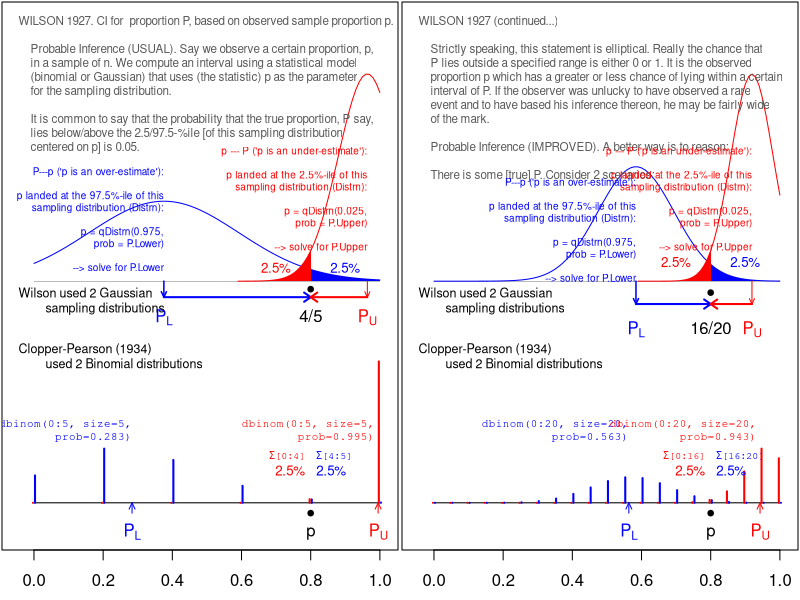

Recreate this plot in R.
wilsonCP=TRUE

if(wilsonCP){
  
  
  nn=c(5,20); yy=c(4,16)
  
  par(mfrow=c(1,2),mar = c(2.5,0.1,0.1,0.1) )
  
  for(J in 1:2){
    
    y=yy[J] ; n=nn[J]
    
    p.O=y/n
    z=1.96
    ( p.L = round((p.O + z^2/(2*n) - 1.96*sqrt(p.O*(1-p.O)/n +z^2/(4*n^2))) / ( 1+ z^2/n),6 ))
    
    p.L + 1.96 * sqrt(p.L*(1-p.L)/n) 
    
    ( p.U = round((p.O + z^2/(2*n) + 1.96*sqrt(p.O*(1-p.O)/n +z^2/(4*n^2))) / ( 1+ z^2/n),4 ))
    
    p.U - 1.96 * sqrt(p.U*(1-p.U)/n)
    
    pi=seq(0,1,0.01)
    Y = max(dnorm(pi,mean=p.U,
                  sd=sqrt(p.U*(1-p.U)/n) )
    )
    
    YLIM=c(-1.2,1.25)*Y           
    # blue
    
    SE = sqrt(p.L*(1-p.L)/n)
    h=dnorm(pi,mean=p.L,sd=SE)
    H = max(h)
    
    plot(c(0,1),c(0,5),col="white",
         ylim=YLIM,xlim=c(-0.05,1.01),
         yaxt="n")
    points(p.O,-0.1*H,cex=0.75,pch=19)
    segments(0,0,1,0,lwd=0.25)
    arrows(p.L,0,
           p.L,-0.2*max(h),length=0.06,
           angle=25,col="blue",lwd=1.5)
    text(p.L,-0.35*max(h),
         expression(P[L]),
         adj=c(0.5,1),col="blue")
    txt="4/5" ; if(J==2) txt="16/20"
    text(p.O,-0.35*max(h),txt,adj=c(0.5,1))
    #text(p.L,-0.22*max(h),"0.376",adj=c(0.5,1),col="blue")
    
    lines(pi,h,col="blue")
    #segments(p.L,   0.6*max(h),
    #         p.L+SE,0.6*max(h),col="blue")
    #text(p.L + SE/2,0.6*max(h),
    #expression( paste("SE = ",sqrt(over(0.376(1-0.376),5)) ) ),
    #adj=c(0.5,1.25),col="blue",cex=0.75)
    
    arrows(p.L,  -0.2*max(h),
           p.O,  -0.2*max(h),col="blue",
           length=0.08,angle=35,lwd=2)
    #text( (p.L + p.O)/2,-0.13*max(h),
    #"1.96 x SE",adj=c(0.5,1),col="blue")
    
    tail=seq(p.O,1,length.out=50)
    h=dnorm(tail,mean=p.L,sd=SE)
    polygon(c(p.O,tail,1),c(0,h,0),col="blue", border=NA)
    
    # red
    
    SE.U = sqrt(p.U*(1-p.U)/n)
    
    arrows(p.U,0,
           p.U,-0.2*H,length=0.06,angle=25,col="red")
    text(p.U,-0.35*H,
         expression(P[U]),
         adj=c(0.5,1),col="red")
    #text(p.U,-0.22*H,"0.864",adj=c(0.5,1),col="red")
    
    h = dnorm(pi,mean=p.U,sd=SE.U)
    HH= max(h)
    lines(pi[60:101], h[60:101],col="red")
    
    #segments(p.U,     0.6*max(h),
    #        p.U-SE.U,0.6*max(h),col="red")
    #text(p.U,0.58*max(h),
    #expression( paste("SE = ",sqrt(over(0.864(1-0.864),5)) ) ),adj=c(1,1),col="red",cex=0.65)
    
    tail=seq(0.6,p.O,length.out=50)
    h=dnorm(tail,mean=p.U,sd=SE.U)
    polygon(c(0.6,tail,p.O),c(0,h,0),col="red", border=NA)
    
    arrows(p.U,  -0.2*H,
           p.O,  -0.2*H,col="red",
           length=0.08,angle=35,lwd=2)
    #text( (p.U + p.O)/2,-0.13*H,
    #"1.96 x SE",adj=c(0.5,1),col="red",cex=0.75)
    
    text(0.7,H/6,"2.5%",col="red",cex=0.8)
    #segments(0.7,H/8 , p.O,0,col="red")
    
    text(0.9,H/6,"2.5%",col="blue",cex=0.8)
    #segments(0.9,H/8 , p.O,0,col="blue")
    
    txt="WILSON 1927. CI for  proportion P, based on observed sample proportion p.
    
    Probable Inference (USUAL). Say we observe a certain proportion, p, 
    in a sample of n. We compute an interval using a statistical model
    (binomial or Gaussian) that uses (the statistic) p as the parameter
    for the sampling distribution.
    
    It is common to say that the probability that the true proportion, P say,
    lies below/above the 2.5/97.5-%ile [of this sampling distribution 
    centered on p] is 0.05."
    
    if(J==2)
      txt="WILSON 1927 (continued...)
    
    Strictly speaking, this statement is elliptical. Really the chance that
    P lies outside a specified range is either 0 or 1. It is the observed
    proportion p which has a greater or less chance of lying within a certain
    interval of P. If the observer was unlucky to have observed a rare 
    event and to have based his inference thereon, he may be fairly wide
    of the mark.
    
    Probable Inference (IMPROVED). A better way is to reason:
    
    There is some [true] P. Consider 2 scenarios:"
    
    
    text(-0.045,1.28*Y,txt,cex=0.7, 
         adj=c(0,1), col="grey35" )
    
    text(p.U,0.65*HH,
         "p --- P ('p is an under-estimate'):
         
         p landed at the 2.5%-ile of this
         sampling distribution (Distrn):
         
         p = qDistrn(0.025,
         prob = P.Upper)
         
         --> solve for P.Upper",
         cex=0.6, adj=c(1,1),col="red" )
    
    text(p.L,(0.55-(J==2)/20)*HH,
         "P---p ('p is an over-estimate'):
         
         p landed at the 97.5%-ile of this
         sampling distribution (Distrn):
         
         p = qDistrn(0.975,
         prob = P.Lower)
         
         --> solve for P.Lower",
         cex=0.6, adj=c(1,1),col="blue" )
    
    text(-0.045,-0.03*HH,
         "Wilson used 2 Gaussian
         sampling distributions",
         cex=0.75, adj=c(0,1))
    
    text(-0.045,-0.3*HH,
         "Clopper-Pearson (1934)
         used 2 Binomial distributions",
         cex=0.75, adj=c(0,1))
    
    yo=-1.07*Y; dy=0.7*Y ; dx=0.003
    
    binom.test(16,20)
    if(J==1) {P.L=0.2835821 ; P.U=0.9949492}
    if(J==2) {P.L=0.563386  ; P.U=0.942666}
    
    segments(0,yo,1,yo)
    
    text(p.O,yo-0.10*Y,"p",adj=c(0.5,1))
    arrows(P.L,yo-0.05*Y,P.L,yo,
           col="blue", length=0.07,angle=25)
    text(P.L,yo-0.10*Y,expression(P[L]),
         adj=c(0.5,1),col="blue")
    h= dy*dbinom(0:n,n,P.L)
    segments((0:n)/n +dx, yo,
             (0:n)/n +dx, yo+h,
             col="blue",lwd=2)
    txt=
      "dbinom(0:5, size=5,
    prob=0.283)"
    if(J==2) txt=
      "dbinom(0:20, size=20,
    prob=0.563)"
    
    Yy = yo+0.4*Y
    
    text(P.L,Yy,txt,
         col="blue",adj=c(1,1),cex=0.65,family="mono")
    
    txt=expression(paste(Sigma,"[4:5]"))
    if(J==2)txt=expression(paste(Sigma,"[16:20]"))
    
    Yy = yo+0.25*Y
    
    text(p.O*1.02,Yy,txt,
         col="blue",adj=c(0,1),cex=0.6,family="mono")
    
    
    arrows(P.U,yo-0.05*Y,P.U,yo,
           col="red", length=0.07,angle=25)
    text(P.U,yo-0.10*Y,expression(P[U]),
         adj=c(0.5,1),col="red")
    
    h= dy*dbinom(0:n,n,P.U)
    segments((0:n)/n -dx , yo,
             (0:n)/n -dx,  yo+h,
             col="red",lwd=2)
    
    txt=
      expression(paste(Sigma,"[0:4]"))
    if(J==2) txt=
      expression(paste(Sigma,"[0:16]"))
    
    Yy = yo+0.25*Y
    
    text(0.98*p.O,Yy,txt,
         col="red",adj=c(1,1),family="mono",cex=0.6)
    
    txt=
      "dbinom(0:5, size=5,
prob=0.995)"
    if(J==2) txt=
      "dbinom(0:20, size=20,
prob=0.943)"
    
    Yy = yo+0.4*Y
    
    text(0.99*P.U,Yy,txt,
         col="red",adj=c(1,1),family="mono",cex=0.65)
    
    
    
    points(p.O,yo-0.05*Y,cex=0.75,pch=19)
    
    # text( sum(dbinom(4:5,5,0.283))
    
    text(0.98*p.O,yo+0.18*Y,"2.5%",col="red",
         cex=0.8,adj=c(1,1))
    text(1.02*p.O,yo+0.18*Y,"2.5%",col="blue",
         cex=0.8,adj=c(0,1))
    
    
  } # end J
  
} # end wilsonCP
